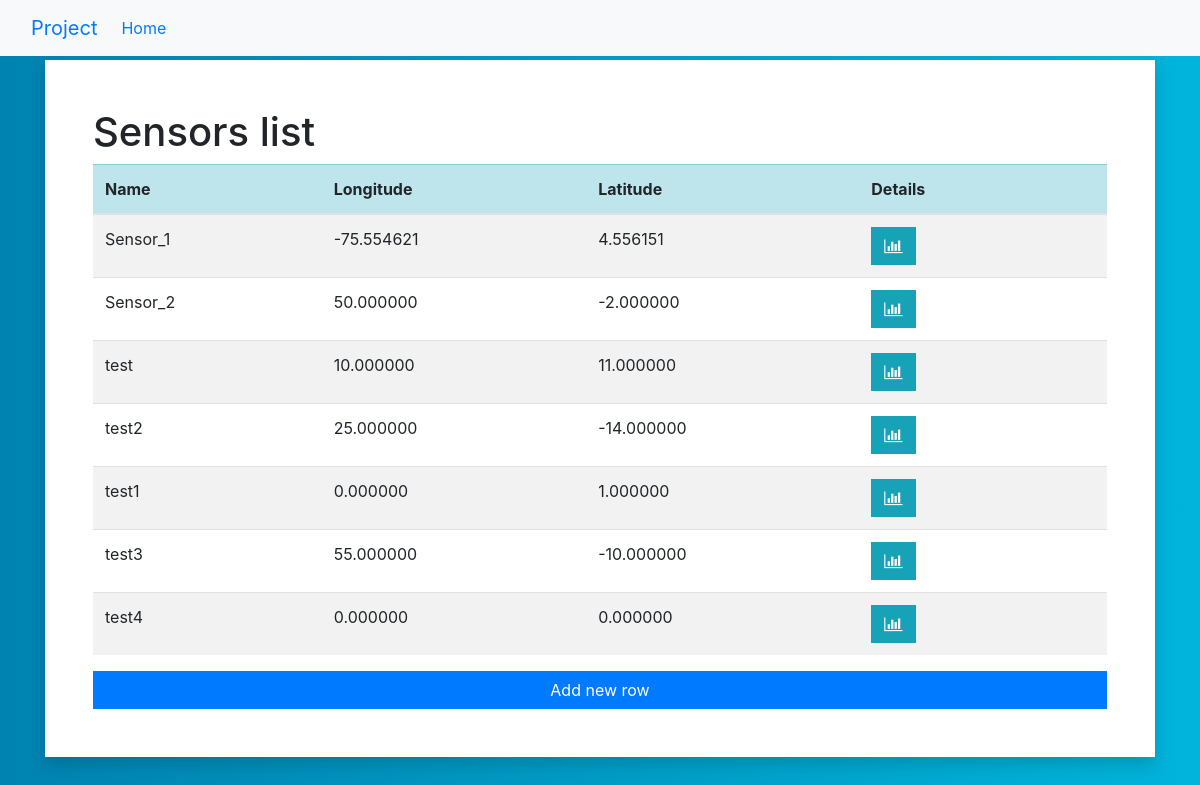
The app's page /kabinet/sensors/ with its own data.
### kabinet/models.py (models this page shows, shortened)
class Sensor(models.Model):
    name = models.CharField(max_length=20)
    lon = models.DecimalField(max_digits=9, decimal_places=6)
    lat = models.DecimalField(max_digits=9, decimal_places=6)

### kabinet/views.py (the view)
# urls.py: path('sensors/', views.sensors_view, name='sensors'),
def sensors_view(request):
    sensor_list = Sensor.objects.all()
    return render(request, "kabinet/sensors.html", {"sensor_list" : sensor_list})

### kabinet/templates/kabinet/sensors.html (shortened to what this page needs)
{% extends ".//base.html" %}
{% block body %}
<div class="container py-1">
    <div class="row">
        <div class="col-lg-12 mx-auto">
            <div class="card rounded-0 border-0 shadow">
                <div class="card-body p-5">
                    <h1>Sensors list</h1>
                    <div class="table-responsive">
                        <table class="table table-striped" id="sensorTable">
                            <thead class="table-info">
                                <tr>
                                    <th scope="col">Name</th>
                                    <th scope="col">Longitude</th>
                                    <th scope="col">Latitude</th>
                                    <th scope="col">Details</th>
                                    <th scope=""></th>
                                </tr>
                            </thead>
                            <tbody>
                                {% for s in sensor_list %}
                                <tr>
                                    <td> {{s.name}} </td>
                                    <td> {{s.lon}} </td>
                                    <td> {{s.lat}} </td>
                                    <td><button class="btn btn-info rounded-0" id ="details"><i class="fa fa-bar-chart"></i></button</td>
                                    <td></td>
                                </tr>
                                {% endfor %}
                            </tbody>
                        </table>
                    </div>
                    <a class="btn btn-primary rounded-0 btn-block" id="insertRow" href="#">Add new row</a>
                </div>
            </div>
        </div>
    </div>
</div>
{% endblock %}

### kabinet/templates/kabinet/base.html (style rules this page uses)
body { background: #0083B0; background: -webkit-linear-gradient(to right, #0083B0, #00B4DB); background: linear-gradient(to right, #0083B0, #00B4DB); min-height: 100vh; }

### records on screen
Sensor: name "Sensor_1", lon "-75.554621", lat "4.556151"
Sensor: name "Sensor_2", lon "50.000000", lat "-2.000000"
Sensor: name "test", lon "10.000000", lat "11.000000"
Sensor: name "test2", lon "25.000000", lat "-14.000000"
Sensor: name "test1", lon "0.000000", lat "1.000000"
Sensor: name "test3", lon "55.000000", lat "-10.000000"
Sensor: name "test4", lon "0.000000", lat "0.000000"
